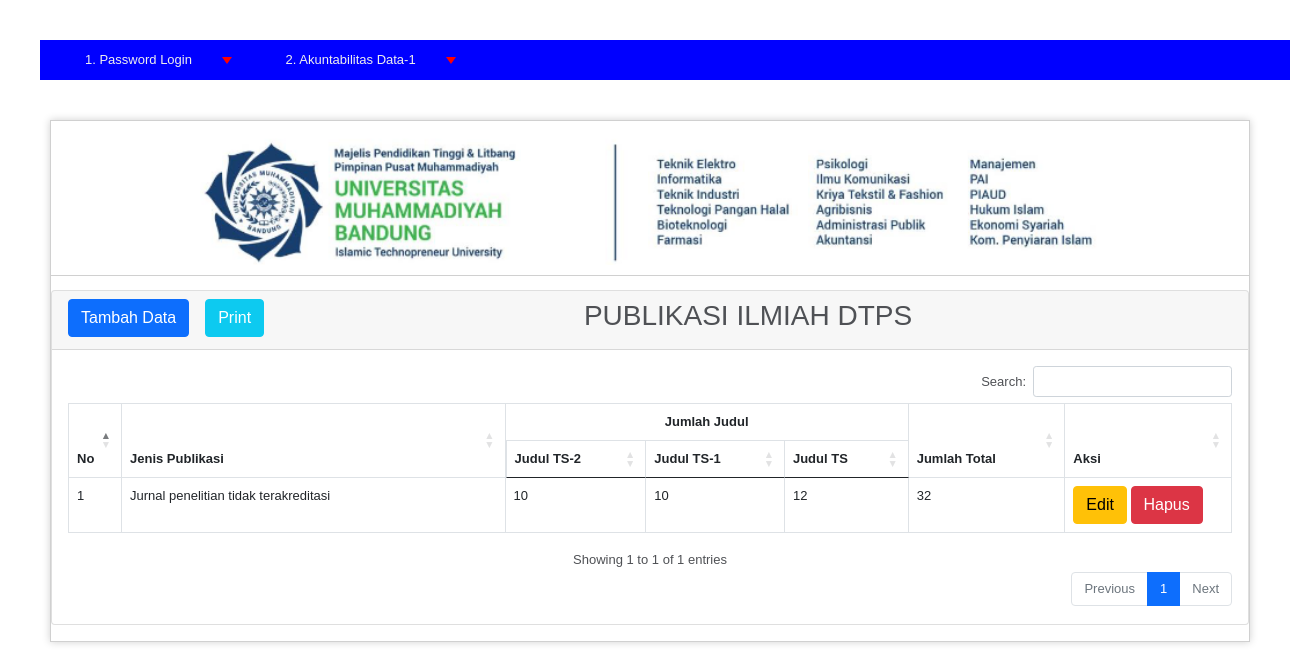
Page /index.php/C03_tb_3b41/index on the committed database.
### application/controllers/C03_tb_3b41.php (called while the page is built, shortened)
<?php
class C03_tb_3b41 extends CI_Controller
{
    public function __construct()
    {
        $this->load->model("M03_tb_3b41");
        $this->load->library('form_validation');
    }
    public function index()
    {
        $data["tb_3b41"] = $this->M03_tb_3b41->getAll();
        $this->load->view("V03_tb-3b1_3b41/V03_tb_3b41_list", $data);
    }
}

### index.php (called while the page is built, shortened)
<?php
require_once BASEPATH.'core/CodeIgniter.php';

### application/models/M03_tb_3b41.php (called while the page is built, shortened)
<?php defined('BASEPATH') OR exit('No direct script access allowed');
class M03_tb_3b41 extends CI_Model
{
    private $_table = "tb-3b4-1";
    public function getAll()
    {
        return $this->db->get($this->_table)->result();
    }
}

### application/views/V03_tb-3b1_3b41/V03_tb_3b41_list.php (the view, shortened to what this page needs)
<!doctype html>
<html lang="en">
  <head>
    <link href="https://cdn.jsdelivr.net/npm/bootstrap@5.1.3/dist/css/bootstrap.min.css" rel="stylesheet">
    <link href="https://cdnjs.cloudflare.com/ajax/libs/twitter-bootstrap/5.0.1/css/bootstrap.min.css" rel="stylesheet">
    <link href="https://cdn.datatables.net/1.11.4/css/dataTables.bootstrap5.min.css" rel="stylesheet">
    <link href="https://cdn.datatables.net/buttons/2.2.2/css/buttons.dataTables.min.css" rel="stylesheet">
  </head>
  <body>
    <div class="card mb-3">
        <div class="card-header">
            <a href="<?php echo site_url('/C03_tb_3b41/add') ?>" class="btn btn-primary float-start">Tambah Data</a>
            <a href="<?php echo site_url('/C03_tb_3b41/print') ?>" target="_blank" href="#" class="ms-3 btn btn-info text-white float-start">Print</a>
            <h3>PUBLIKASI ILMIAH DTPS</h3>
        </div>
        <div class="card-body">
            <div class="table-responsive">
                <table class="table table-hover table-bordered" id="dataTable" width="100%" cellspacing="0">
                    <thead>
                        <tr>
                            <th rowspan="2">No</th>
                            <th rowspan="2" width="350">Jenis Publikasi</th>
                            <th colspan="3" class="text-center" >Jumlah Judul</th>
                            <th rowspan="2">Jumlah Total</th>
                            <th rowspan="2">Aksi</th>
                        </tr>
                        <tr>
                            <th>Judul TS-2</th>
                            <th>Judul TS-1</th>
                            <th>Judul TS</th>
                        </tr>
                    </thead>
                    <tbody>
                        <?php
                            $no = 0;
                            foreach ($tb_3b41 as $data):
                                $no++;
                        ?>
                        <tr>
                            <td width="10">
                                <?php echo $no ?>
                            </td>
                            <td width="150">
                                <?php
                                 if($data->jenis_publikasi==1){
                                     echo "Jurnal penelitian tidak terakreditasi";
                                 }
                                ?>
                            </td>
                            <td>
                                <?php echo $data->jml_judul_TS_2 ?>
                            </td>
                            <td>
                                <?php echo $data->jml_judul_TS_1 ?>
                            </td>
                            <td>
                                <?php echo $data->jml_judul_TS ?>
                            </td>
                            <td>
                                <?php echo $data->jumlah ?>
                            </td>
                            <td width="150">
                                <a href="<?php echo site_url('/C03_tb_3b41/edit/'.$data->id) ?>"
                                    class="btn btn-small btn-warning"><i class="fas fa-edit"></i> Edit</a>
                                <button  onclick="deleteConfirm('<?php echo site_url('/C03_tb_3b41/delete/'.$data->id) ?>')"
                                    class="btn btn-small btn-danger"><i class="fas fa-trash"></i> Hapus</button>
                            </td>
                        </tr>
                        <?php endforeach; ?>
                    </tbody>
                </table>
            </div>
        </div>
    </div>
  </body>
</html>

### css/background_01.css (style rules this page uses)
body { background-color: #fff; margin: 40px; font: 13px/20px normal Helvetica, Arial, sans-serif; color: #4F5155; }

### rows in the picture
tb-3b4-1: jenis_publikasi "Jurnal penelitian tidak terakreditasi", jml_judul_TS_2 "10", jml_judul_TS_1 "10", jml_judul_TS "12", jumlah "32"
